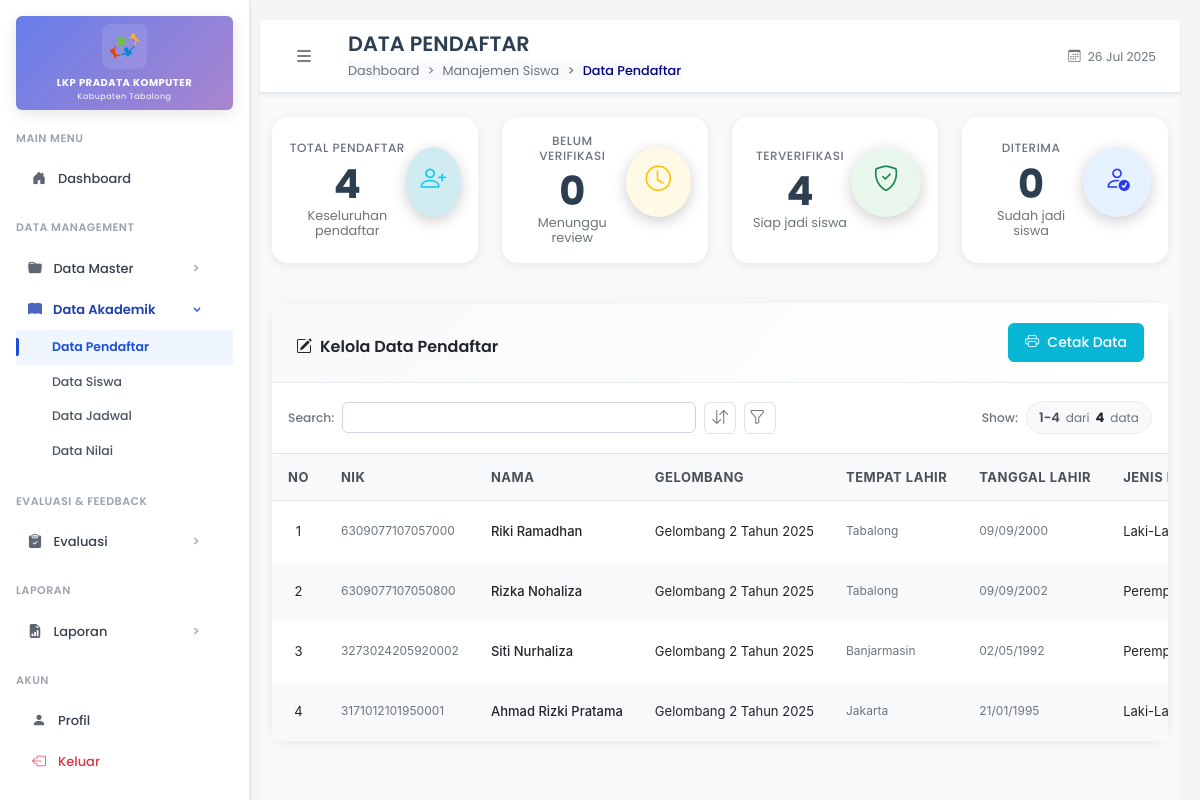
Before: /pages/admin/pendaftar/index.php (signed in) with the older database file.
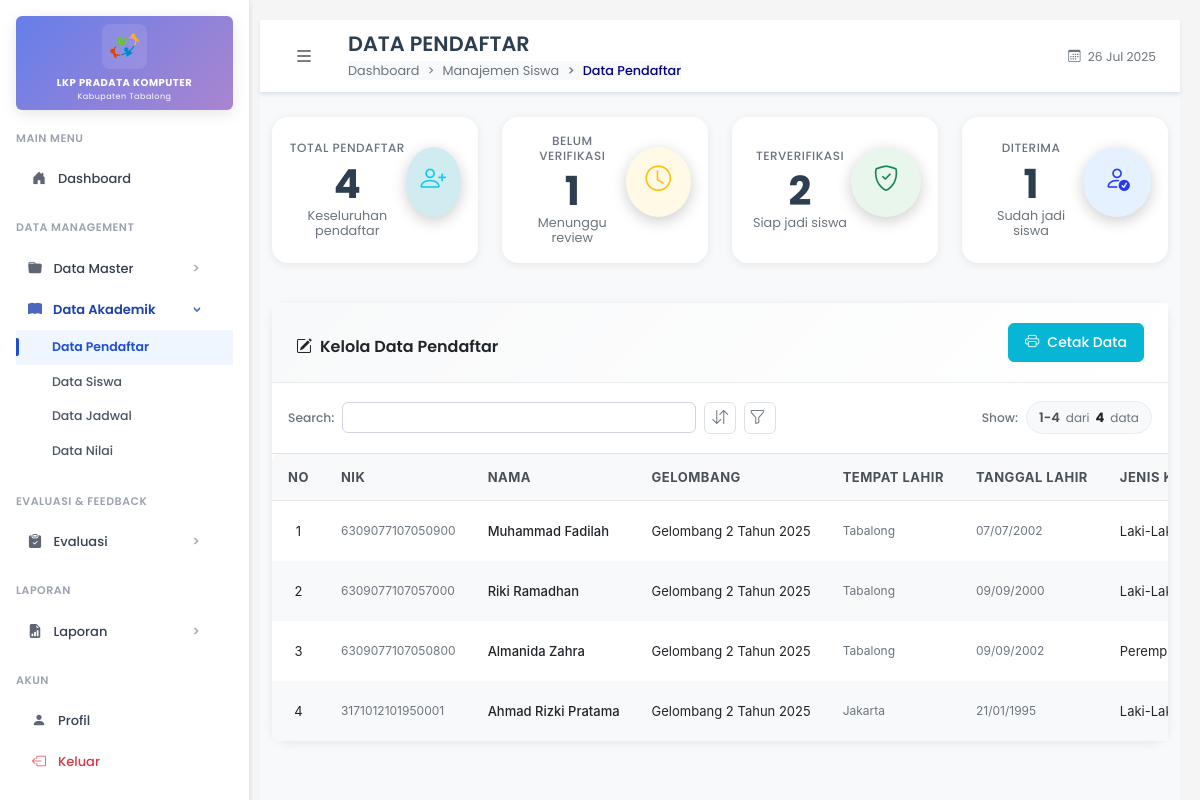
After: the same page with the newer database file.
### tables this page shows
CREATE TABLE `pendaftar` (
  `id_pendaftar` int(11) NOT NULL,
  `id_gelombang` int(11) DEFAULT NULL,
  `nik` varchar(16) DEFAULT NULL,
  `nama_pendaftar` varchar(100) DEFAULT NULL,
  `tempat_lahir` varchar(50) DEFAULT NULL,
  `tanggal_lahir` date DEFAULT NULL,
  `jenis_kelamin` enum('Laki-Laki','Perempuan') DEFAULT NULL,
  `pendidikan_terakhir` enum('SD','SLTP','SLTA','D1','D2','S1','S2','S3') DEFAULT NULL,
  `no_hp` varchar(20) DEFAULT NULL,
  `email` varchar(100) DEFAULT NULL,
  `alamat_lengkap` text DEFAULT NULL,
  `jam_pilihan` enum('08.00 - 09.00','09.00 - 10.00','10.00 - 11.00','11.00 - 12.00','13.00 - 14.00','14.00 - 15.00','15.00 - 16.00','16.00 - 17.00','17.00 - 18.00','19.00 - 20.00','20.00 - 21.00','21.00 - 22.00') DEFAULT NULL,
  `pas_foto` varchar(255) DEFAULT NULL,
  `ktp` varchar(255) DEFAULT NULL,
  `kk` varchar(255) DEFAULT NULL,
  `ijazah` varchar(255) DEFAULT NULL,
  `status_pendaftaran` enum('Belum di Verifikasi','Terverifikasi','Diterima') DEFAULT NULL
);

CREATE TABLE `gelombang` (
  `id_gelombang` int(11) NOT NULL,
  `tahun` year(4) NOT NULL,
  `gelombang_ke` int(11) NOT NULL,
  `nama_gelombang` varchar(100) DEFAULT NULL,
  `status` enum('aktif','selesai','dibuka') DEFAULT 'dibuka'
);

### pages/admin/pendaftar/index.php (the view, shortened to what the rows shown need)
<?php
include '../../../includes/db.php';
$recordsPerPage = 20;
$currentPage = isset($_GET['page']) ? (int)$_GET['page'] : 1;
$currentPage = max(1, $currentPage);
$offset = ($currentPage - 1) * $recordsPerPage;
$query = "SELECT p.*, g.nama_gelombang, g.gelombang_ke, g.tahun
          FROM pendaftar p
          LEFT JOIN gelombang g ON p.id_gelombang = g.id_gelombang
          ORDER BY p.id_pendaftar DESC
          LIMIT $recordsPerPage OFFSET $offset";
$result = mysqli_query($conn, $query);
?>
<!DOCTYPE html>
<html lang="id">
<head>
  <link rel="stylesheet" href="../../../assets/css/bootstrap.min.css" />
  <link rel="stylesheet" href="../../../assets/css/bootstrap-icons.css" />
  <link rel="stylesheet" href="../../../assets/css/fonts.css" />
  <link rel="stylesheet" href="../../../assets/css/styles.css" />
</head>
<body>
  <div class="d-flex">
    <div class="flex-fill main-content">
      <nav class="top-navbar">
        <div class="container-fluid px-3 px-md-4">
          <div class="d-flex align-items-center">
            <div class="d-flex align-items-center flex-grow-1">
              <div class="page-info">
                <h2 class="page-title mb-1">DATA PENDAFTAR</h2>
              </div>
            </div>
          </div>
        </div>
      </nav>
      <div class="container-fluid mt-4">
        <div class="card content-card">
          <div class="table-responsive" style="overflow-x: auto; overflow-y: visible;">
            <table class="custom-table mb-0" id="pendaftarTable">
              <thead class="sticky-top">
                <tr>
                  <th>No</th>
                  <th>NIK</th>
                  <th>Nama</th>
                  <th>Gelombang</th>
                  <th>Tempat Lahir</th>
                  <th>Tanggal Lahir</th>
                  <th>Jenis Kelamin</th>
                </tr>
              </thead>
              <tbody>
                <?php if (mysqli_num_rows($result) > 0): ?>
                  <?php
                  $no = ($currentPage - 1) * $recordsPerPage + 1;
                  while ($pendaftar = mysqli_fetch_assoc($result)):
                  ?>
                    <tr>
                      <td class="text-center align-middle" style="text-align: center !important;"><?= $no++ ?></td>
                      <td class="align-middle">
                        <small><?= htmlspecialchars($pendaftar['nik'] ?? '-') ?></small>
                      </td>
                      <td class="align-middle text-nowrap">
                        <div class="fw-medium"><?= htmlspecialchars($pendaftar['nama_pendaftar']) ?></div>
                      </td>
                      <td class="align-middle text-nowrap">
                        <?php if($pendaftar['nama_gelombang']): ?>
                          <div data-gelombang-nama="<?= htmlspecialchars($pendaftar['nama_gelombang']) ?>">
                            <?= htmlspecialchars($pendaftar['nama_gelombang']) ?>
                          </div>
                        <?php else: ?>
                          <span class="text-muted" data-gelombang-nama="">
                            <i class="bi bi-dash-circle"></i> Tidak ada
                          </span>
                        <?php endif; ?>
                      </td>
                      <td class="align-middle">
                        <small><?= htmlspecialchars($pendaftar['tempat_lahir']) ?></small>
                      </td>
                      <td class="align-middle">
                        <small><?= date('d/m/Y', strtotime($pendaftar['tanggal_lahir'])) ?></small>
                      </td>
                      <td class="align-middle">
                        <?php if($pendaftar['jenis_kelamin'] == 'Laki-Laki'): ?>
                          <span>Laki-Laki</span>
                        <?php else: ?>
                         <span>Perempuan</span>
                        <?php endif; ?>
                      </td>
                    </tr>
                  <?php endwhile; ?>
                <?php endif; ?>
              </tbody>
            </table>
          </div>
        </div>
      </div>
    </div>
  </div>
</body>
</html>

Changed rows visible on the page:
removed pendaftar: nik "3273024205920002", nama_pendaftar "Siti Nurhaliza", id_gelombang.nama_gelombang "Gelombang 2 Tahun 2025", tempat_lahir "Banjarmasin", tanggal_lahir "02/05/1992", jenis_kelamin "Perempuan"
added pendaftar: nik "6309077107050900", nama_pendaftar "Muhammad Fadilah", id_gelombang.nama_gelombang "Gelombang 2 Tahun 2025", tempat_lahir "Tabalong", tanggal_lahir "07/07/2002", jenis_kelamin "Laki-Laki"
changed pendaftar: nama_pendaftar "Rizka Nohaliza" → "Almanida Zahra"
Other visible differences:
$pendaftarBelumVerifikasi: "0" → "1"
$pendaftarTerverifikasi: "4" → "2"
$pendaftarDiterima: "0" → "1"
